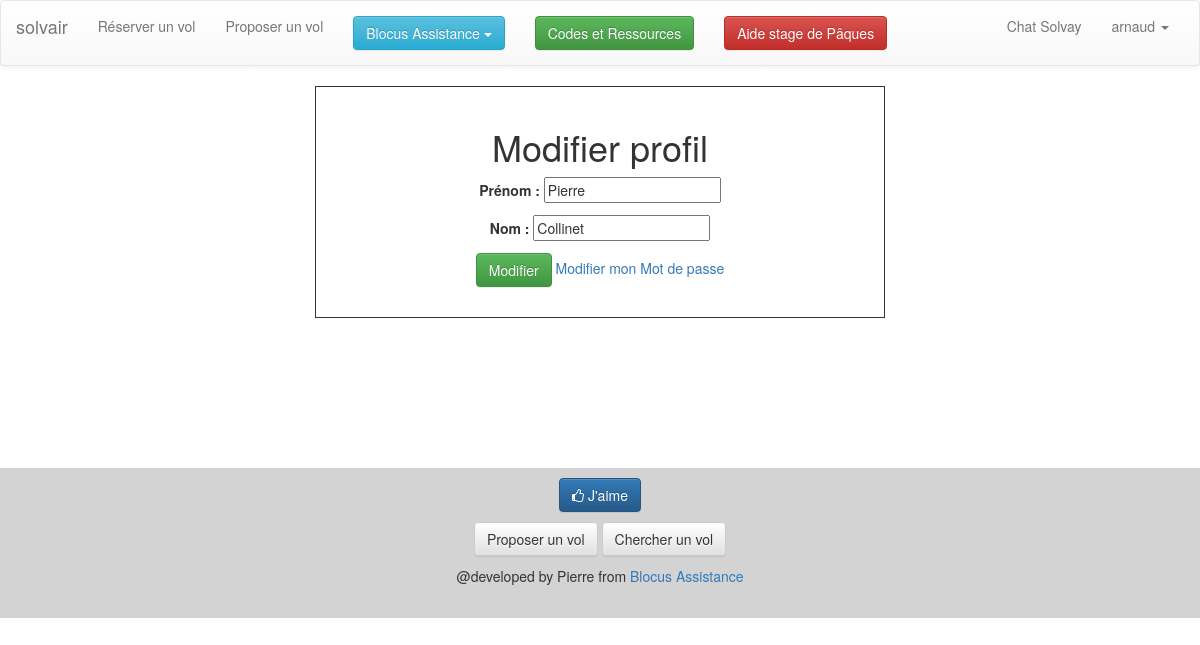
The app's page /modifier-profil/ (signed in) with its own data.
### projetpaques2018/models.py (models this page shows, shortened)
class Utilisateur(models.Model):
    username = models.CharField(max_length=100)
    prenom = models.CharField(max_length=100, blank = True, null = True)
    nom = models.CharField(max_length=100, blank = True, null = True)
    password = models.CharField(max_length=100)
    like = models.BooleanField(default=False)
    statut = models.CharField(max_length=100, blank = True, null = True)

### projetpaques2018/views.py (the view, shortened to what this page needs)
# urls.py: url(r'^modifier-profil/$', modify_profile),
def modify_profile(request):
    user_id = request.session['user_id']
    user = Utilisateur.objects.get(id=user_id)
    if user :
        return render(request, 'modifier-profil.html', {'current_user':user})
    else :
        return HttpResponseRedirect('/login')

### projetpaques2018/templates/modifier-profil.html (shortened to what this page needs)
{% extends "base.html" %}
{% block content %}
<div class="container">
	<div class="col-xs-12 col-md-6 col-md-offset-3 solid-box">
		<h1> Modifier profil</h1>
		<form action="" method="post">
		<p>
			<label>Prénom : </label>
			<input type="text" name="prenom" value="{% if current_user.prenom %}{{current_user.prenom}}{% endif %}">
		</p>
		<p>
			<label>Nom : </label>
			<input type="text" name="nom" value="{% if current_user.nom %}{{current_user.nom}}{% endif %}">
		</p>
		<p>
			<input type="submit" value="Modifier" class="btn btn-success">
			<a href="/change-mdp">Modifier mon Mot de passe</a>
		</p>
		</form>
	</div>
</div>
{% endblock %}

### projetpaques2018/templates/base.html (shortened to what this page needs)
{% load static %}
<!DOCTYPE html>
<html xmlns="http://www.w3.org/1999/xhtml" lang="fr" >
    <head>
		<link rel="stylesheet" href="https://maxcdn.bootstrapcdn.com/bootstrap/3.3.7/css/bootstrap.min.css">
		<link rel="stylesheet" href="https://maxcdn.bootstrapcdn.com/bootstrap/3.3.7/css/bootstrap-theme.min.css">
	  	<link rel="stylesheet" type="text/css" href="{% static 'css/style.css' %}"/>
		<link rel="stylesheet" href="https://cdnjs.cloudflare.com/ajax/libs/font-awesome/4.7.0/css/font-awesome.min.css">
    </head>
    <body>
<nav class="navbar navbar-default">
  <div class="container-fluid">
    <div class="navbar-header">
      <a class="navbar-brand" href="/">solvair</a>
    </div>
    <div class="collapse navbar-collapse" id="bs-example-navbar-collapse-1">
      <ul class="nav navbar-nav">
        <li><a href="/search">Réserver un vol <span class="sr-only">(current)</span></a></li>
        <li><a href="/nouveau-vol">Proposer un vol </a></li>
        <li class="dropdown">
          <a href="#" style="color:white;" class="dropdown-toggle" data-toggle="dropdown" aria-haspopup="true" aria-expanded="false"><button class="btn btn-info">Blocus Assistance <span class="caret"></span></button></a>
        </li>
        <li><a href="/codes-et-ressources"><button class="btn btn-success">Codes et Ressources</button></a></li>
        <li><a href="https://www.blocusassistance.be/cours/detail-cours/39/"><button class="btn btn-danger">Aide stage de Pâques</button></a></li>
      </ul>
      <ul class="nav navbar-nav navbar-right">
        <li><a href="/chat-solvay">Chat Solvay <span class="sr-only">(current)</span></a></li>
        {% if current_user %}
        <li class="dropdown">
          <a href="#" class="dropdown-toggle" data-toggle="dropdown" role="button" aria-haspopup="true" aria-expanded="false">{{current_user.username}} <span class="caret"></span></a>
        </li>
        {% else %}
        		<li><a href="/login">Se connecter </a></li>
        		<li><a href="/signup">Se créer un compte </a></li>
        {% endif %}
      </ul>
    </div>
  </div>
</nav>
      <div class="center">
        {% block content %}
        {% endblock %}
      </div>
      <footer style="margin-top:150px;">
      	<p style="padding-top:10px;">
        		<a target="_blank" class="btn btn-primary" href="/like"><i class="fa fa-thumbs-o-up" aria-hidden="true"></i>
         		J'aime
         	</a>
         </p>
		<p>
			<a href="/nouveau-vol" class=" btn btn-default">Proposer un vol</a>
			<a href="/search"         class=" btn btn-default">Chercher un vol</a>
		</p>
        @developed by Pierre from <a href="http://www.blocusassistance.be/">Blocus Assistance</a>
      </footer>
    </body>
<html>

### projetpaques2018/static/css/style.css (style rules this page uses)
footer { background-color:#d3d3d3; height:150px; }
body { text-align:center; }
.solid-box { border : solid 1px; padding:20px; }

### records on screen
Utilisateur: username "arnaud", prenom "Pierre", nom "Collinet"
